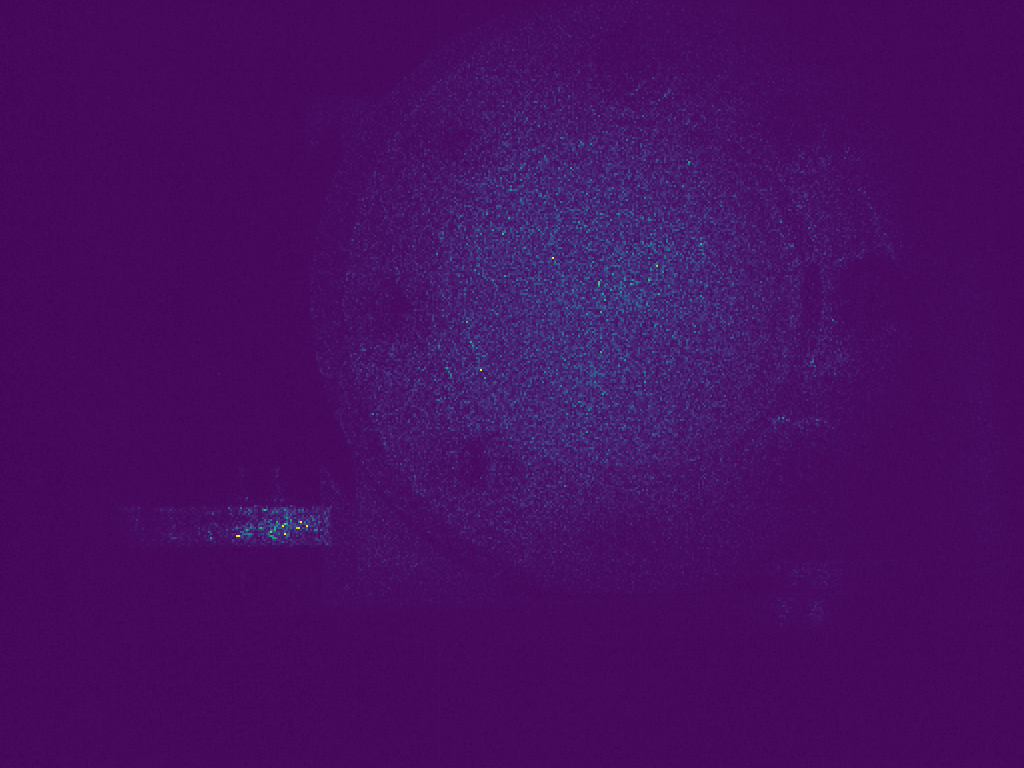
#> input picture IAMEN/Desarrollos/frame_0.png, 1024 x 768 px, found by its file name
$ python prueba.py
#> lines starting #> are read from the running program, lines starting #| are printed output that depends on the picture; after the words box and inside, x2 and y2 are one past the last pixel; in counts of white or black regions, pixels touching at a corner belong together; long printed decimals are rounded
import cv2
import numpy as np
import matplotlib.pyplot as plt

frame_0_c = cv2.imread('C:/Users/laboratorio optica/Documents/Hugo_Script/IAMEN/Desarrollos/frame_0.png')
#> frame_0_c is the input picture: shape (768, 1024, 3); mean B, G, R 96.8, 14.7, 69.8
frame_c = cv2.imread('C:/Users/laboratorio optica/Documents/Hugo_Script/IAMEN/Desarrollos/frame.png')
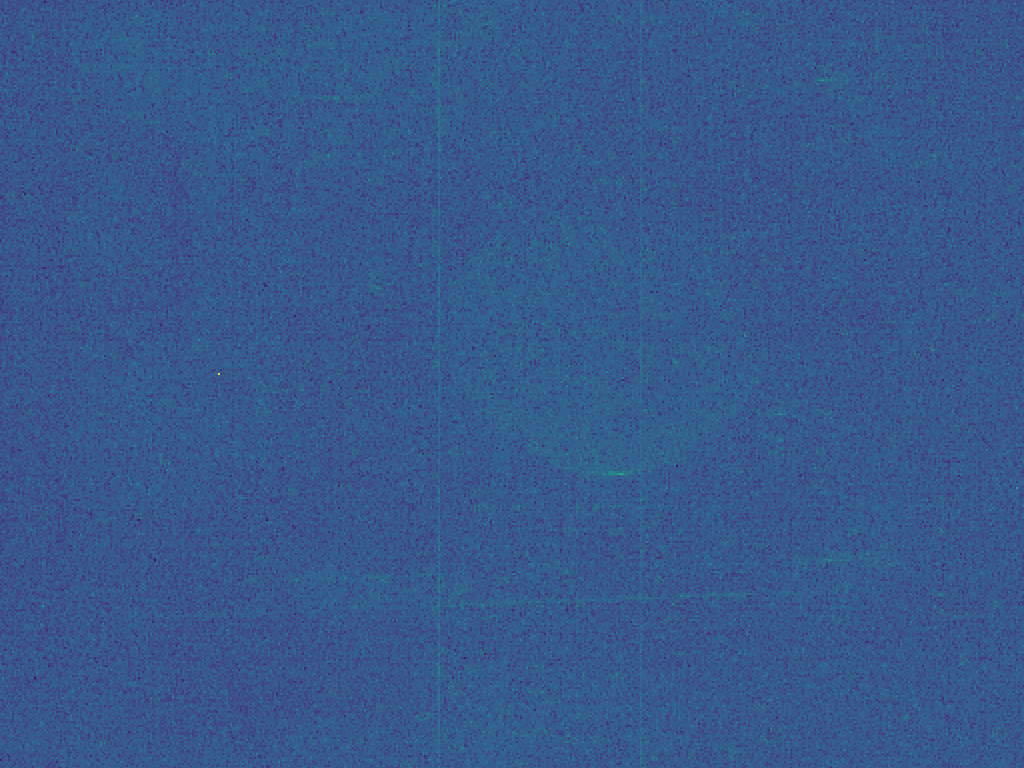
#> input picture IAMEN/Desarrollos/frame.png, 1024 x 768 px, found by its file name
#> frame_c is the input picture: shape (768, 1024, 3); mean B, G, R 139.1, 89.3, 54.3
w,h=len(frame_c[0,:]),len(frame_c[:,0])
#> w = 1024; h = 768
M=cv2.getRotationMatrix2D((w/2,h/2),1,1)
#> M = [[1, 0.0175, -6.62], [-0.0175, 1, 8.99]]
frame_0_c=cv2.warpAffine(frame_0_c,M,(w,h))
frame_c=cv2.warpAffine(frame_c,M,(w,h))
frame_0_c=cv2.cvtColor(frame_0_c,cv2.COLOR_RGB2GRAY)
#> frame_0_c: shape (768, 1024)
frame_c=cv2.cvtColor(frame_c,cv2.COLOR_RGB2GRAY)
#> frame_c: shape (768, 1024)
frame_0=np.asarray(frame_0_c,dtype=np.float64)
frame=np.asarray(frame_c,dtype=np.float64)
frame_0=frame_0-np.mean(frame_0)
frame=frame-np.mean(frame)
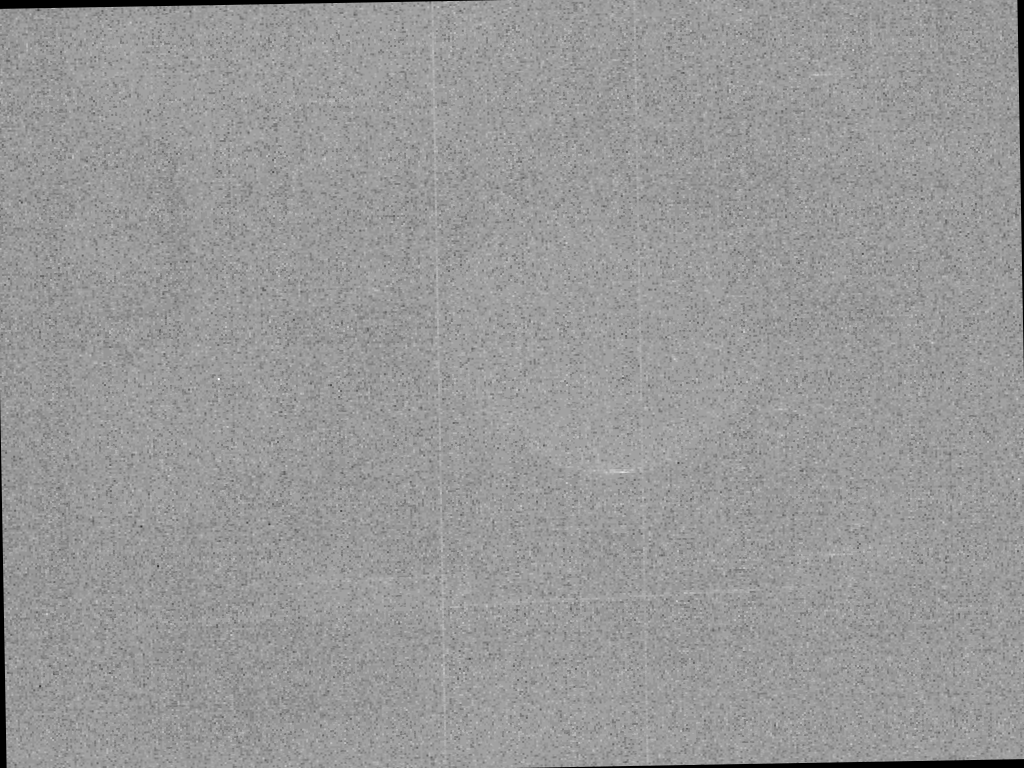
#> frame: shape (768, 1024) float64; min -99.25, max 66.75, mean 0; drawn with min black and max white

resta_fft=np.fft.fftshift(np.fft.fft2(np.abs(frame-frame_0)))

def normalize(arr, t_min, t_max):
    diff = t_max - t_min
    diff_arr = np.max(np.max(arr)) - np.min(np.min(arr))
    temp = (((arr - np.min(np.min(arr)))*diff)/diff_arr) + t_min
    return temp

D=0.477E6 #distancia total al objetivo en micrones
shift_obj=0.01E6 #distancia real que se corre la hoja milimetrada en micrones
mu=6 # tam de px en micrones
lamb=0.6328
alpha=np.arctan(shift_obj/D)/2
f_0 = np.sin(alpha) / lamb
corr_teo=f_0*mu*len(frame_0[0,:])/2
#> corr_teo = 50.88
print(corr_teo)
#| 50.879

X,Y=np.meshgrid(range(w),range(h))
escalon=X
escalon=np.where(np.abs(Y-h/2)>48.4363*1.44/1.98,0,1)
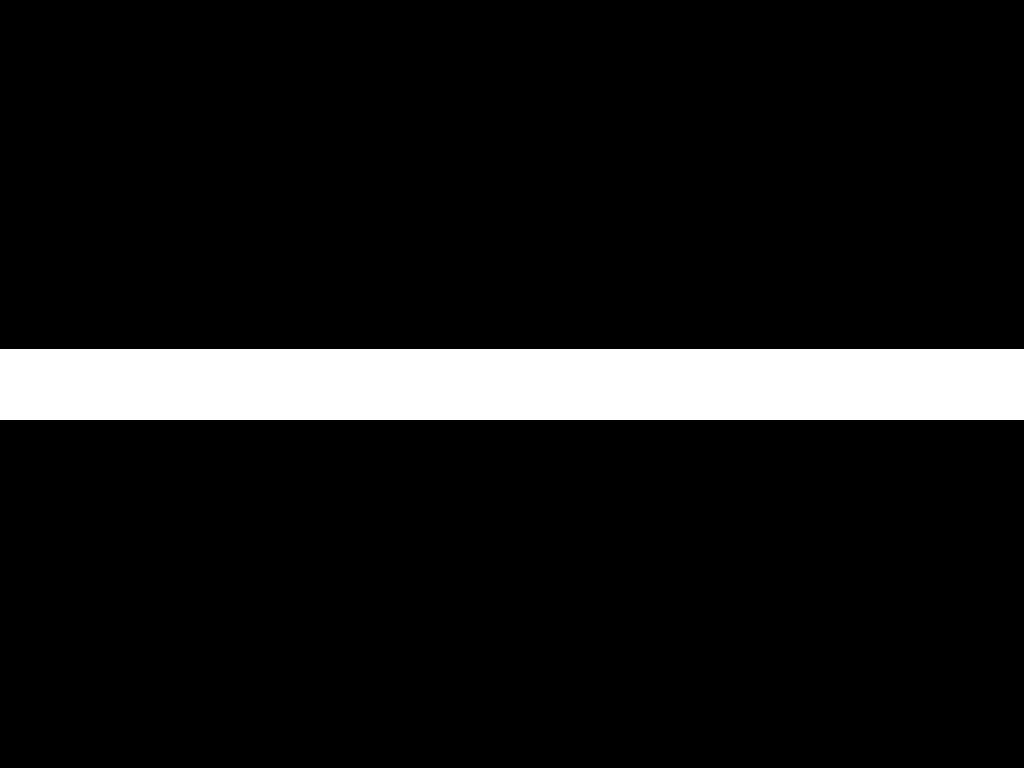
#> escalon: shape (768, 1024) int64; values 0 (black) and 1 (white), 9.2% white; 1 white region, box (x1, y1, x2, y2) and area: (0, 349, 1024, 420) 72704
escalon=np.where(np.abs(X-w/2)<48.4363,escalon,0)
#> escalon: shape (768, 1024) int64; values 0 (black) and 1 (white), 0.88% white; 1 white region, box (x1, y1, x2, y2) and area: (464, 349, 561, 420) 6887
esc_elipse=X
esc_elipse=np.where(((X-w/2)/48.4363)**2+((Y-h/2)/(48.4363*1.44/1.98))**2<1,1,0)
#> esc_elipse: shape (768, 1024) int64; values 0 (black) and 1 (white), 0.68% white; 1 white region, box (x1, y1, x2, y2) and area: (464, 349, 561, 420) 5367

escalon_fft=np.abs(np.fft.fftshift(np.fft.fft2(escalon)))
esc_elipse_fft=np.abs(np.fft.fftshift(np.fft.fft2(esc_elipse)))
imagen_filt=np.abs(np.fft.ifft2(np.fft.fftshift(esc_elipse*resta_fft)))
gauss=X
Rsq=(X-(w/2+corr_teo))**2+(Y-h/2)**2
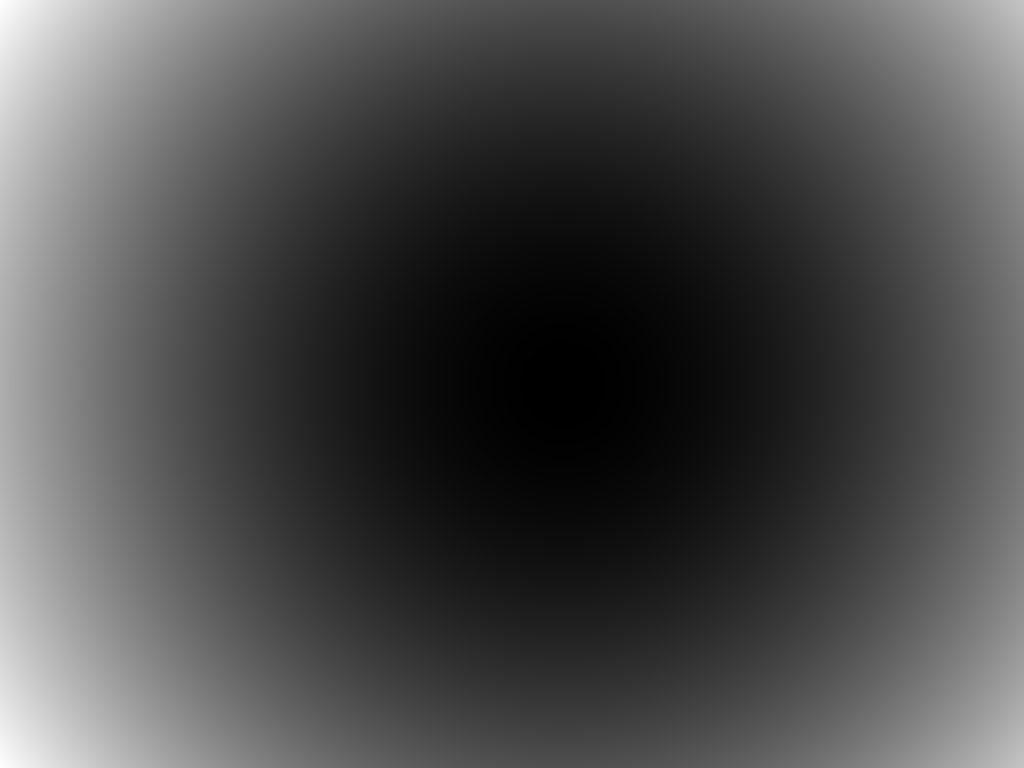
#> Rsq: shape (768, 1024) float64; min 0.0147, max 464288.3, mean 139173.2; drawn with min black and max white
R=corr_teo*1.5
#> R = 76.32
c=corr_teo/1.25
#> c = 40.7
gauss=np.where(Rsq<R**2,3E6*np.exp(-1/(2*c**2)*((X-(w/2-corr_teo))**2+(Y-h/2)**2)),0)
imagen_filt2=np.abs(np.fft.ifft2(np.fft.fftshift(gauss*resta_fft)))
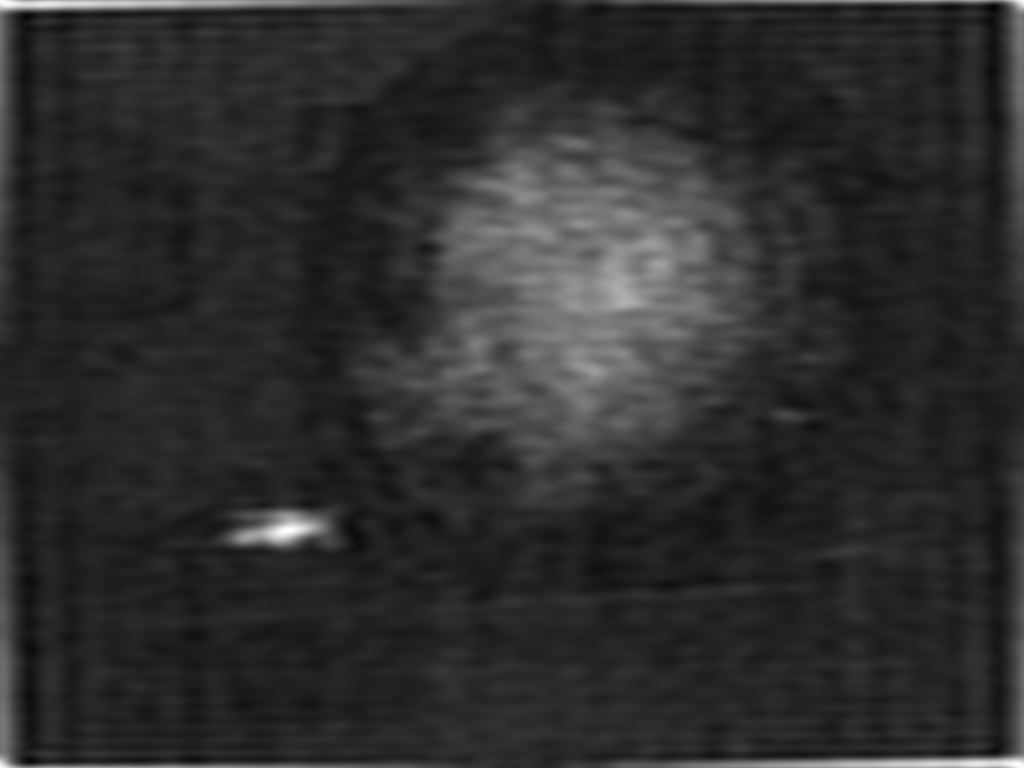
#> imagen_filt2: shape (768, 1024) float64; min 398958.2, max 66524259.9, mean 12366341.6; drawn with min black and max white

plt.imshow(normalize(np.abs(frame-frame_0),0,10),vmax=6)
#> in normalize, `diff_arr = np.max(np.max(arr)) - np.min(np.min(arr))`: diff_arr = 130.9
plt.figure()
plt.plot(np.abs(resta_fft)[int(h/2),:])
plt.plot([int(w/2-corr_teo),int(w/2+corr_teo)],np.abs(resta_fft)[int(h/2),[int(w/2-corr_teo),int(w/2+corr_teo)]],'.r', label='portadora teorica')
plt.figure()
plt.imshow(imagen_filt2)

# filtrado de la imagen de referencia
frame_0Vent = gauss * np.fft.fftshift(np.fft.fft2(frame_0))
frame_0filt = np.fft.ifft2(np.fft.fftshift(frame_0Vent))
fase_frame_0filt = np.angle(frame_0filt)

# filtrado de la imagen de actual
frame_Vent = gauss * np.fft.fftshift(np.fft.fft2(frame))
frame_filt = np.fft.ifft2(np.fft.fftshift(frame_Vent))
fase_frame_filt = np.angle(frame_filt)

# diferencia de fase y fase envuelta
diff_fase=fase_frame_filt-fase_frame_0filt
#diff_fase=normalize(np.angle(frame_filt/frame_0filt),-np.pi,np.pi)
diff_fase_wrap=np.unwrap(diff_fase)

plt.figure()
plt.imshow(diff_fase)
plt.show()
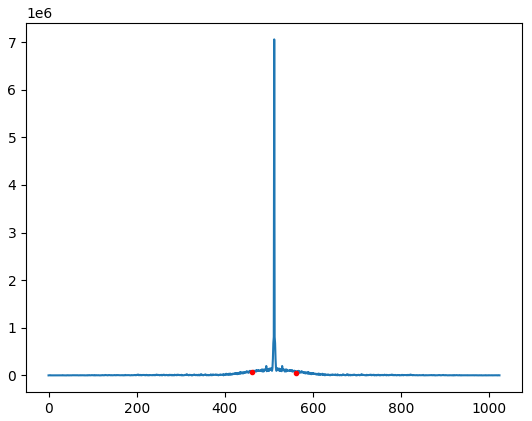
#> figure drawn by matplotlib, 1 panel; curve peaks at x = 512, y = 7056328.1
